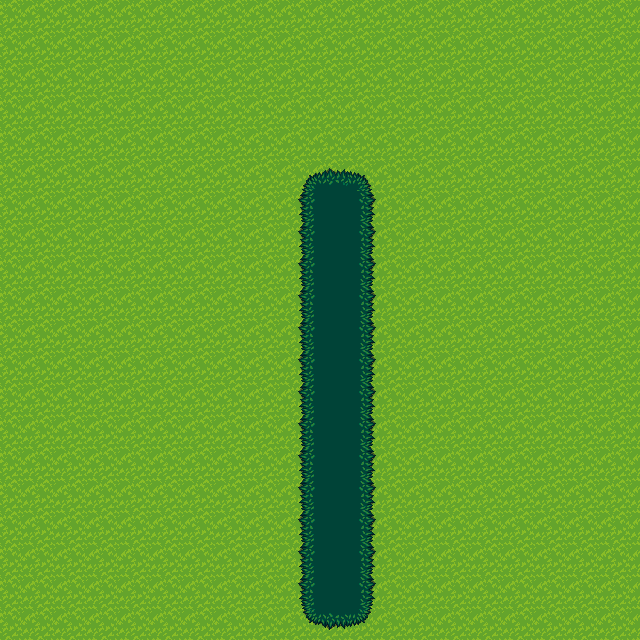

This game map was drawn from its Tiled (.tmx) file and the tilesets committed beside it. A one-line description and the full map source follow:
An orthogonal 20x20 tile map with 32x32 px tiles, 2 tile layers (Tile Layer 1, Tile Layer 2).

<map version="1.2" tiledversion="1.2.3" orientation="orthogonal" renderorder="left-down" width="20" height="20" tilewidth="32" tileheight="32" infinite="0" nextlayerid="4" nextobjectid="1">
 <tileset firstgid="1" name="terrain" tilewidth="32" tileheight="32" tilecount="1024" columns="32">
  <image source="terrain.png" width="1024" height="1024" />
  <tile id="91" type="blocked" />
  <tile id="92" type="blocked" />
  <tile id="93" type="blocked" />
  <tile id="123" type="blocked" />
  <tile id="124" type="blocked" />
  <tile id="125" type="blocked" />
  <tile id="155" type="blocked" />
  <tile id="156" type="blocked" />
  <tile id="157" type="blocked" />
  <tile id="193" type="blocked" />
  <tile id="194" type="blocked" />
  <tile id="196" type="blocked" />
  <tile id="197" type="blocked" />
  <tile id="199" type="blocked" />
  <tile id="200" type="blocked" />
  <tile id="225" type="blocked" />
  <tile id="226" type="blocked" />
  <tile id="228" type="blocked" />
  <tile id="229" type="blocked" />
  <tile id="231" type="blocked" />
  <tile id="232" type="blocked" />
  <tile id="256" type="blocked" />
  <tile id="257" type="blocked" />
  <tile id="258" type="blocked" />
  <tile id="259" type="blocked" />
  <tile id="260" type="blocked" />
  <tile id="261" type="blocked" />
  <tile id="262" type="blocked" />
  <tile id="263" type="blocked" />
  <tile id="264" type="blocked" />
  <tile id="288" type="blocked" />
  <tile id="289" type="blocked" />
  <tile id="290" type="blocked" />
  <tile id="291" type="blocked" />
  <tile id="292" type="blocked" />
  <tile id="293" type="blocked" />
  <tile id="294" type="blocked" />
  <tile id="295" type="blocked" />
  <tile id="296" type="blocked" />
  <tile id="320" type="blocked" />
  <tile id="321" type="blocked" />
  <tile id="322" type="blocked" />
  <tile id="323" type="blocked" />
  <tile id="324" type="blocked" />
  <tile id="325" type="blocked" />
  <tile id="326" type="blocked" />
  <tile id="327" type="blocked" />
  <tile id="328" type="blocked" />
  <tile id="463" type="blocked" />
  <tile id="464" type="blocked" />
  <tile id="465" type="blocked" />
  <tile id="495" type="blocked" />
  <tile id="496" type="blocked" />
  <tile id="497" type="blocked" />
  <tile id="527" type="blocked" />
  <tile id="528" type="blocked" />
  <tile id="529" type="blocked" />
 </tileset>
 <layer id="2" name="Tile Layer 1" width="20" height="20">
  <data encoding="csv">
302,302,302,302,302,302,302,302,302,302,302,302,302,302,302,302,302,302,302,302,
302,302,302,302,302,302,302,302,302,302,302,302,302,302,302,302,302,302,302,302,
302,302,302,302,302,302,302,302,302,302,302,302,302,302,302,302,302,302,302,302,
302,302,302,302,302,302,302,302,302,302,302,302,302,302,302,302,302,302,302,302,
302,302,302,302,302,302,302,302,302,302,302,302,302,302,302,302,302,302,302,302,
302,302,302,302,302,302,302,302,302,302,302,302,302,302,302,302,302,302,302,302,
302,302,302,302,302,302,302,302,302,302,302,302,302,302,302,302,302,302,302,302,
302,302,302,302,302,302,302,302,302,302,302,302,302,302,302,302,302,302,302,302,
302,302,302,302,302,302,302,302,302,302,302,302,302,302,302,302,302,302,302,302,
302,302,302,302,302,302,302,302,302,302,302,302,302,302,302,302,302,302,302,302,
302,302,302,302,302,302,302,302,302,302,302,302,302,302,302,302,302,302,302,302,
302,302,302,302,302,302,302,302,302,302,302,302,302,302,302,302,302,302,302,302,
302,302,302,302,302,302,302,302,302,302,302,302,302,302,302,302,302,302,302,302,
302,302,302,302,302,302,302,302,302,302,302,302,302,302,302,302,302,302,302,302,
302,302,302,302,302,302,302,302,302,302,302,302,302,302,302,302,302,302,302,302,
302,302,302,302,302,302,302,302,302,302,302,302,302,302,302,302,302,302,302,302,
302,302,302,302,302,302,302,302,302,302,302,302,302,302,302,302,302,302,302,302,
302,302,302,302,302,302,302,302,302,302,302,302,302,302,302,302,302,302,302,302,
302,302,302,302,302,302,302,302,302,302,302,302,302,302,302,302,302,302,302,302,
302,302,302,302,302,302,302,302,302,302,302,302,302,302,302,302,302,302,302,302
</data>
 </layer>
 <layer id="3" name="Tile Layer 2" width="20" height="20">
  <data encoding="csv">
302,302,302,302,302,302,302,302,302,302,302,302,302,302,302,302,302,302,302,302,
302,302,302,302,302,302,302,302,302,302,302,302,302,302,302,302,302,302,302,302,
302,302,302,302,302,302,302,302,302,302,302,302,302,302,302,302,302,302,302,302,
302,302,302,302,302,302,302,302,302,302,302,302,302,302,302,302,302,302,302,302,
302,302,302,302,302,302,302,302,302,302,302,302,302,302,302,302,302,302,302,302,
302,302,302,302,302,302,302,302,302,263,264,265,302,302,302,302,302,302,302,302,
302,302,302,302,302,302,302,302,302,295,296,297,302,302,302,302,302,302,302,302,
302,302,302,302,302,302,302,302,302,295,296,297,302,302,302,302,302,302,302,302,
302,302,302,302,302,302,302,302,302,295,296,297,302,302,302,302,302,302,302,302,
302,302,302,302,302,302,302,302,302,295,296,297,302,302,302,302,302,302,302,302,
302,302,302,302,302,302,302,302,302,295,296,297,302,302,302,302,302,302,302,302,
302,302,302,302,302,302,302,302,302,295,296,297,302,302,302,302,302,302,302,302,
302,302,302,302,302,302,302,302,302,295,296,297,302,302,302,302,302,302,302,302,
302,302,302,302,302,302,302,302,302,295,296,297,302,302,302,302,302,302,302,302,
302,302,302,302,302,302,302,302,302,295,296,297,302,302,302,302,302,302,302,302,
302,302,302,302,302,302,302,302,302,295,296,297,302,302,302,302,302,302,302,302,
302,302,302,302,302,302,302,302,302,295,296,297,302,302,302,302,302,302,302,302,
302,302,302,302,302,302,302,302,302,295,296,297,302,302,302,302,302,302,302,302,
302,302,302,302,302,302,302,302,302,295,296,297,302,302,302,302,302,302,302,302,
302,302,302,302,302,302,302,302,302,327,328,329,302,302,302,302,302,302,302,302
</data>
 </layer>
</map>
